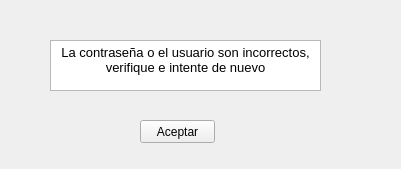
<?xml version="1.0" encoding="UTF-8"?>
<ui version="4.0">
 <class>ErrorLogin</class>
 <widget class="QMainWindow" name="ErrorLogin">
  <property name="geometry">
   <rect>
    <x>0</x>
    <y>0</y>
    <width>401</width>
    <height>169</height>
   </rect>
  </property>
  <property name="windowTitle">
   <string>MainWindow</string>
  </property>
  <property name="windowIcon">
   <iconset>
    <normaloff>5219070.png</normaloff>5219070.png</iconset>
  </property>
  <widget class="QWidget" name="centralwidget">
   <widget class="QTextBrowser" name="textBrowser">
    <property name="geometry">
     <rect>
      <x>50</x>
      <y>40</y>
      <width>271</width>
      <height>51</height>
     </rect>
    </property>
    <property name="html">
     <string>&lt;!DOCTYPE HTML PUBLIC &quot;-//W3C//DTD HTML 4.0//EN&quot; &quot;http://www.w3.org/TR/REC-html40/strict.dtd&quot;&gt;
&lt;html&gt;&lt;head&gt;&lt;meta name=&quot;qrichtext&quot; content=&quot;1&quot; /&gt;&lt;style type=&quot;text/css&quot;&gt;
p, li { white-space: pre-wrap; }
&lt;/style&gt;&lt;/head&gt;&lt;body style=&quot; font-family:'MS Shell Dlg 2'; font-size:8.25pt; font-weight:400; font-style:normal;&quot;&gt;
&lt;p align=&quot;center&quot; style=&quot; margin-top:0px; margin-bottom:0px; margin-left:0px; margin-right:0px; -qt-block-indent:0; text-indent:0px;&quot;&gt;&lt;span style=&quot; font-size:10pt;&quot;&gt;La contraseña o el usuario son incorrectos, verifique e intente de nuevo&lt;/span&gt;&lt;/p&gt;&lt;/body&gt;&lt;/html&gt;</string>
    </property>
   </widget>
   <widget class="QPushButton" name="pushButton">
    <property name="geometry">
     <rect>
      <x>140</x>
      <y>120</y>
      <width>75</width>
      <height>23</height>
     </rect>
    </property>
    <property name="text">
     <string>Aceptar</string>
    </property>
   </widget>
  </widget>
 </widget>
 <resources/>
 <connections/>
</ui>
